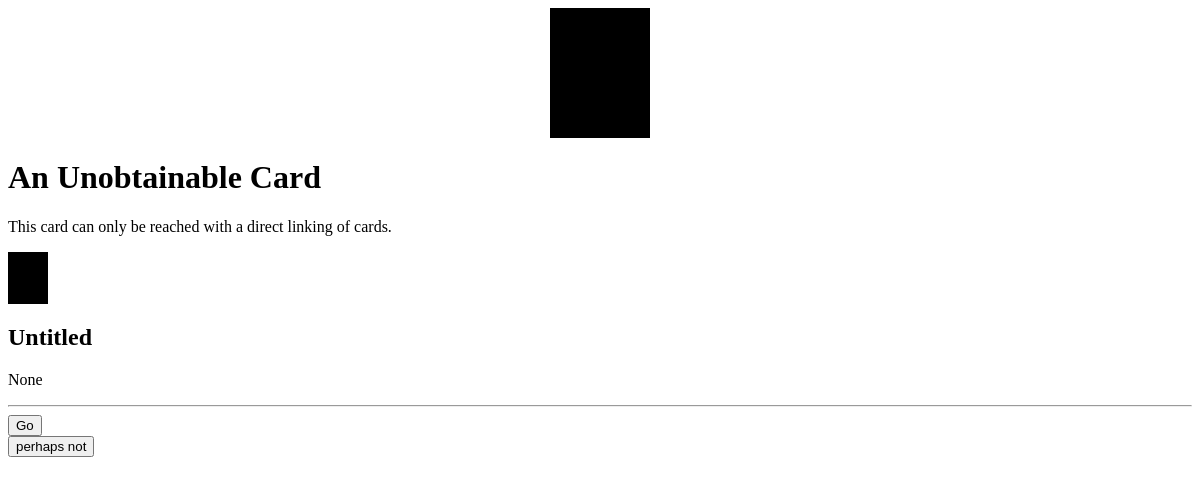
Page /storylet?id=6 (signed in) on the earlier database version.
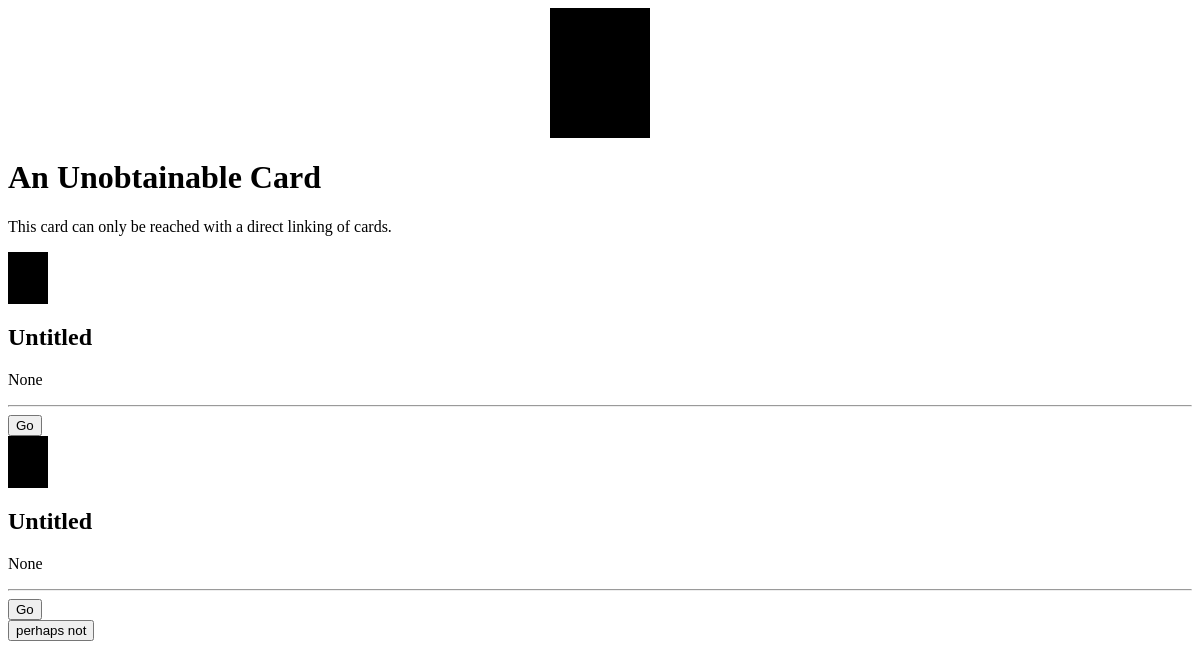
Same page on the later database version.
### app/models.py (models this page shows)
class Branch(db.Model):
    id = db.Column(db.Integer, primary_key=True)
    title = db.Column(db.String)
    image = db.Column(db.String)
    description = db.Column(db.Text)
    button_text = db.Column(db.String)
    storylet_id = db.Column(db.Integer, db.ForeignKey('storylet.id'))
    results = db.relationship('Result', backref='parent_branch', lazy='dynamic')
    notes = db.Column(db.Text)
    order = db.Column(db.Integer)
    action_cost = db.Column(db.Integer)

### app/game/routes.py (the view)
@bp.route('/storylet')
@login_required
def storylet():
    id = request.args.get('id', type=int)
    storylet = db.session.query(Storylet).get(id)
    return render_template('storylet.html', storylet=storylet)

### app/models.py (called while the page is built)
@login.user_loader
def load_user(id):
    return User.query.get(int(id))

### app/routes.py (called while the page is built)
@app.before_request
def before_request():
    if current_user.is_authenticated:
        current_user.last_online = datetime.utcnow()
        db.session.commit()

### app/game/templates/storylet.html (shortened to what this page needs)
            <div class="storylet">
                <div>
                    <div id="imgcontainer" class="boxshadow">
                        <center><img src= "{{ url_for('static', filename='images/' + storylet.image) }}" class ="digitaleffect"></center>
                    </div>
                </div>
                <div>
                    <div id="storytext">
                        <h1>{{ storylet.title }}</h1>
                        <p style="margin-top: 5px;">{{ storylet.description }}</p>
                    </div>
                </div>
            </div>
            {% for branch in storylet.branches %}
            <div id="branch">
                <div class="branch-top">
                    <div class="branch-margin">
                        <img width="40" src="{{ url_for('static', filename='images/' + branch.image) }}" class="digitaleffect boxshadow">
                    </div>
                    <div>
                        <div id="storytext">
                            <h2 class="branch-margin">{{ branch.title }}</h2>
                            <p>{{ branch.description }}</p>
                        </div>
                    </div>
                </div>
                <hr class="branch-divider">
                <div class="branch-footer">
                    <div class="button-container">
                        <button class="button" onclick="callResult({{ branch.id }})">{{ branch.button_text }}</button>
                    </div>
                </div>
            </div>
            {% endfor %}
            {% if storylet.escapable %}
            <button class="button" onclick="returnToHome()">perhaps not</button>
            {% endif %}

Differences in the rows shown:
added Branch: image (picture), title "Untitled", description "None", button_text "Go"
